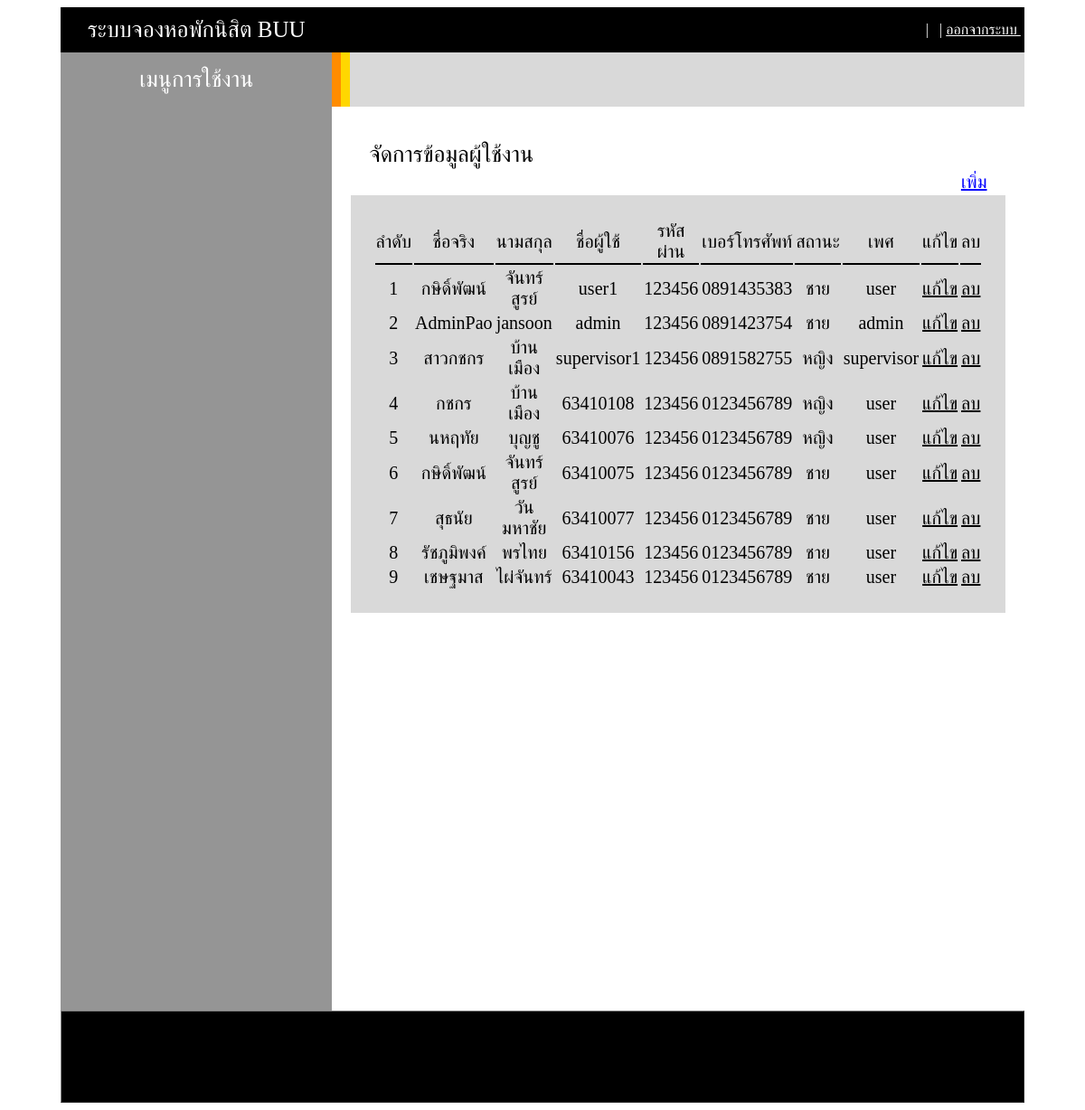
The app's page /home.php with its own data.
### tables this page shows
CREATE TABLE `users` (
  `id` int(50) NOT NULL,
  `firstname` varchar(50) NOT NULL,
  `lastname` varchar(50) NOT NULL,
  `username` varchar(255) NOT NULL,
  `password` varchar(150) NOT NULL,
  `phonenumber` varchar(10) NOT NULL,
  `sex` varchar(50) NOT NULL,
  `status` varchar(255) NOT NULL,
  `created_at` timestamp NOT NULL DEFAULT current_timestamp()
);

### home.php (the view, shortened to what this page needs)
<?php include "header.php" ; ?>
 <br><br>
 <table width="90%">
 <tr><td class="tl tsiz1">จัดการข้อมูลผู้ใช้งาน &nbsp;&nbsp;&nbsp;&nbsp;</td></tr>
 <tr><td class="tr tsiz"><a href="homeadd.php" class='ahre1'>เพิ่ม</a></td></tr>
 </table>
 <table width="90%" class="tc ta1 tsiz">
 <tr><td class="td1">ลำดับ</td><td class="td1">ชื่อจริง</td><td class="td1">นามสกุล</td> <td class="td1">ชื่อผู้ใช้</td>
 <td class="td1">รหัสผ่าน</td><td class="td1">เบอร์โทรศัพท์</td> <td class="td1">สถานะ</td><td class="td1">เพศ</td>
 <td class="td1" width=100>แก้ไข</td><td class="td1" width=100>ลบ</td></tr>
 <?php
 $sql = "SELECT * FROM users ";
 $result = $conn->query($sql);
   $i=1;
   while($row = $result->fetch_assoc()) {
     $id = $row['id'];
     $firstname = $row['firstname'];
     $lastname = $row['lastname'];
     $username = $row['username'];
     $password = $row['password'];
     $phonenumber = $row['phonenumber'];
     $sex = $row['sex'];
     $status = $row['status'];
     echo "<tr><td>$i</td><td>$firstname </td> <td> $lastname</td><td> $username</td><td> $password</td>
     <td>$phonenumber</td><td>$sex</td><td>$status</td>
     <td><a href='homeedit.php?id=$id' class='ahre'>แก้ไข</a></td>
     <td><a href='homecheck.php?del=$id' class='ahre'>ลบ</a></td>
     </tr>";
     $i=$i+1;
   }
 ?>
 </table>
 <?php include "footer.php" ; ?>

### header.php (shortened to what this page needs)
<!DOCTYPE html>
<html lang="en">
<head>
</head>
<body>
<table border=0  width="90%" align="center" bgcolor="black" cellspacing="0" cellpadding="0">
<tr  height=50 class="cwhi"><td class="tc fs">ระบบจองหอพักนิสิต BUU</td><td></td><td></td>
<td class="tr"><?=$_SESSION['firstname']?>&nbsp; | <?=$_SESSION['status']?>&nbsp; | <a href="logout.php" class="cwhi"> ออกจากระบบ </a>&nbsp;
 </td></tr>
<tr  height=60 class="ban"><td width=300 class="tc fs cwhi">
เมนูการใช้งาน
</td><td width=10 bgcolor="DarkOrange"></td><td width=10 bgcolor="gold">
</td><td class="ban1"></td></tr>
</table>
<table border =0 width="90%" align="center" cellspacing="0" cellpadding="0">
<tr  height=1000><td width = 300 valign="top"  align="center" bgcolor="#959595">
</td><td valign="top"  align="center">

### footer.php
</td></tr>
</table>
<table border =1 width="90%" align="center" bgcolor="black">
<tr  height=100></td></td>
</table>
</body>
</html>

### header.php (style rules this page uses)
.tc { text-align: center; }
.tr { text-align: right; }
.fs { font-size: 25px; }
.ban { background: #959595; color: red; }
.ban1 { background: #D9D9D9; color: red; }
.cwhi { color: white; }

### home.php (style rules this page uses)
.tr { text-align: right; }
.tl { text-align: left; }
.tc { text-align: center; }
.tsiz { font-size: 20px; }
.tsiz1 { font-size: 25px; }
.ta1 { background: #D9D9D9; padding: 25px; }
.td1 { border-bottom: 2px solid black; }
.ahre { color: black; }
.ahre1 { color: blue; }

### records on screen
users: firstname "กษิดิ์พัฒน์", lastname "จันทร์สูรย์", username "user1", password "123456", phonenumber "0891435383", sex "ชาย", status "user"
users: firstname "AdminPao", lastname "jansoon", username "admin", password "123456", phonenumber "0891423754", sex "ชาย", status "admin"
users: firstname "สาวกชกร", lastname "บ้านเมือง", username "supervisor1", password "123456", phonenumber "0891582755", sex "หญิง", status "supervisor"
users: firstname "กชกร", lastname "บ้านเมือง", username "63410108", password "123456", phonenumber "0123456789", sex "หญิง", status "user"
users: firstname "นหฤทัย", lastname "บุญชู", username "63410076", password "123456", phonenumber "0123456789", sex "หญิง", status "user"
users: firstname "กษิดิ์พัฒน์", lastname "จันทร์สูรย์", username "63410075", password "123456", phonenumber "0123456789", sex "ชาย", status "user"
users: firstname "สุธนัย", lastname "วันมหาชัย", username "63410077", password "123456", phonenumber "0123456789", sex "ชาย", status "user"
users: firstname "รัชภูมิพงค์", lastname "พรไทย", username "63410156", password "123456", phonenumber "0123456789", sex "ชาย", status "user"
users: firstname "เชษฐมาส", lastname "ไผ่จันทร์", username "63410043", password "123456", phonenumber "0123456789", sex "ชาย", status "user"
